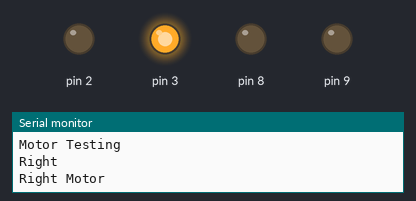
The sketch below on a simulated Arduino Uno, built with avr-gcc and run on an emulated ATmega328P. On the bench: output pins drawn as LEDs (lit = HIGH), the last lines printed to the serial monitor.

Above: at 1.5 s.
At 4.5 s:
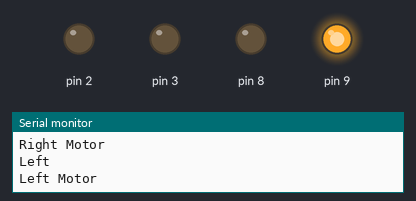
Timing chart, 0 to 7.8 s (numbered marks = the images above):
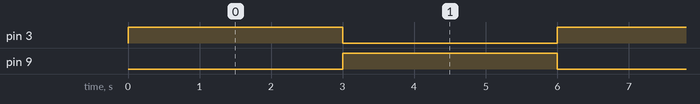

The sketch:

individual_motor_test.ino
```cpp
void setup() {
  // put your setup code here, to run once:
  pinMode(8, OUTPUT);
  pinMode(9, OUTPUT);
  pinMode(2, OUTPUT);
  pinMode(3, OUTPUT);
  Serial.begin(115200);
  Serial.println("Motor Testing");

}

void loop() {
  Serial.println("Right");
  right_motor();
  delay(3000);
  Serial.println("Left");
  left_motor();
  delay(3000);
}

void forward()
{
  Serial.println("forward");
  digitalWrite(8, LOW);
  digitalWrite(9, HIGH);
  digitalWrite(2, HIGH);
  digitalWrite(3, LOW);
}

void left_motor()
{
  Serial.println("Left Motor");
  digitalWrite(8, LOW);
  digitalWrite(9, HIGH);
  digitalWrite(2, LOW);
  digitalWrite(3, LOW);
}

void right_motor()
{
  Serial.println("Right Motor");
  digitalWrite(8, LOW);
  digitalWrite(9, LOW);
  digitalWrite(2, LOW);
  digitalWrite(3, HIGH);
}
```

Measured:
- by itself, pin 3, pin 9: alternates HIGH for 3.0 s and LOW for 3.0 s
